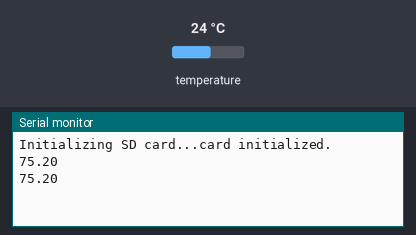
A sketch run on a simulated Arduino Uno, built with avr-gcc and run on an emulated ATmega328P. Shown: the last lines printed to the serial monitor. Inputs (shaded band) come from the test bench; at power-on: temperature 24 °C. Storage starts empty.

Above: at 2.4 s.
2.5 s: temperature set to 12 °C
At 3.4 s:
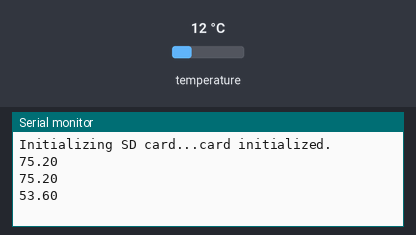
4.0 s: temperature set to 19 °C
At 5.1 s:
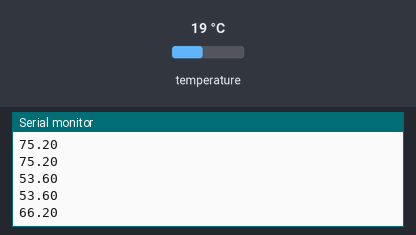
Timing chart, 0 to 7.0 s (numbered marks = the images above; inputs shaded):
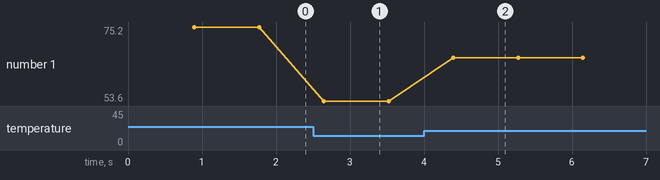

The sketch:

datalogger.ino
```cpp
#include <DallasTemperature.h>          //Library for DHT sensor
#include <SPI.h>                        //Serial library for SD card shield
#include <SD.h>                         //SD card library

#define ONE_WIRE_BUS A0
OneWire oneWire(ONE_WIRE_BUS);              //create instance of DHT called dht
DallasTemperature sensors(&oneWire);
float Celcius=0;
float Fahrenheit=0;

const int chipSelect = 5;               //chip select on digital 4 for SD card shield

void setup() {

  Serial.begin(9600);                   //begin serial comms
  while (!Serial) {
    ;                                   // wait for serial port to connect. Needed for native USB port only
  }


  Serial.print("Initializing SD card...");

                                        // see if the card is present and can be initialized:
  if (!SD.begin(chipSelect)) {
    Serial.println("Card failed, or not present");
    // don't do anything more:
    return;
  }
  Serial.println("card initialized.");


}

void loop() {
  sensors.requestTemperatures();
  Celcius=sensors.getTempCByIndex(0);
  Fahrenheit=sensors.toFahrenheit(Celcius);
  delay(100);

                                        // make a string for assembling the data to log:
  String dataString = "";

  dataString += String(Fahrenheit);

                                        // open the file. note that only one file can be open at a time,
                                        // so you have to close this one before opening another.
  File dataFile = SD.open("datalog.txt", FILE_WRITE);

                                        // if the file is available, write to it:
  if (dataFile) {
    dataFile.println(dataString);
    dataFile.close();
                                        // print to the serial port too:
    Serial.println(dataString);
  }
                                        // if the file isn't open, pop up an error:
  else {
    Serial.println("error opening datalog.txt");
  }
}
```

Measured:
- after the input at 2.5 s, the serial monitor: prints a new line after 0.15 s (image 1)
- after the input at 4.0 s, the serial monitor: prints a new line after 0.40 s (image 2)
- plotted number 1: 75.2 → 53.6 after the input at 2.5 s, 53.6 → 66.2 after the input at 4.0 s
